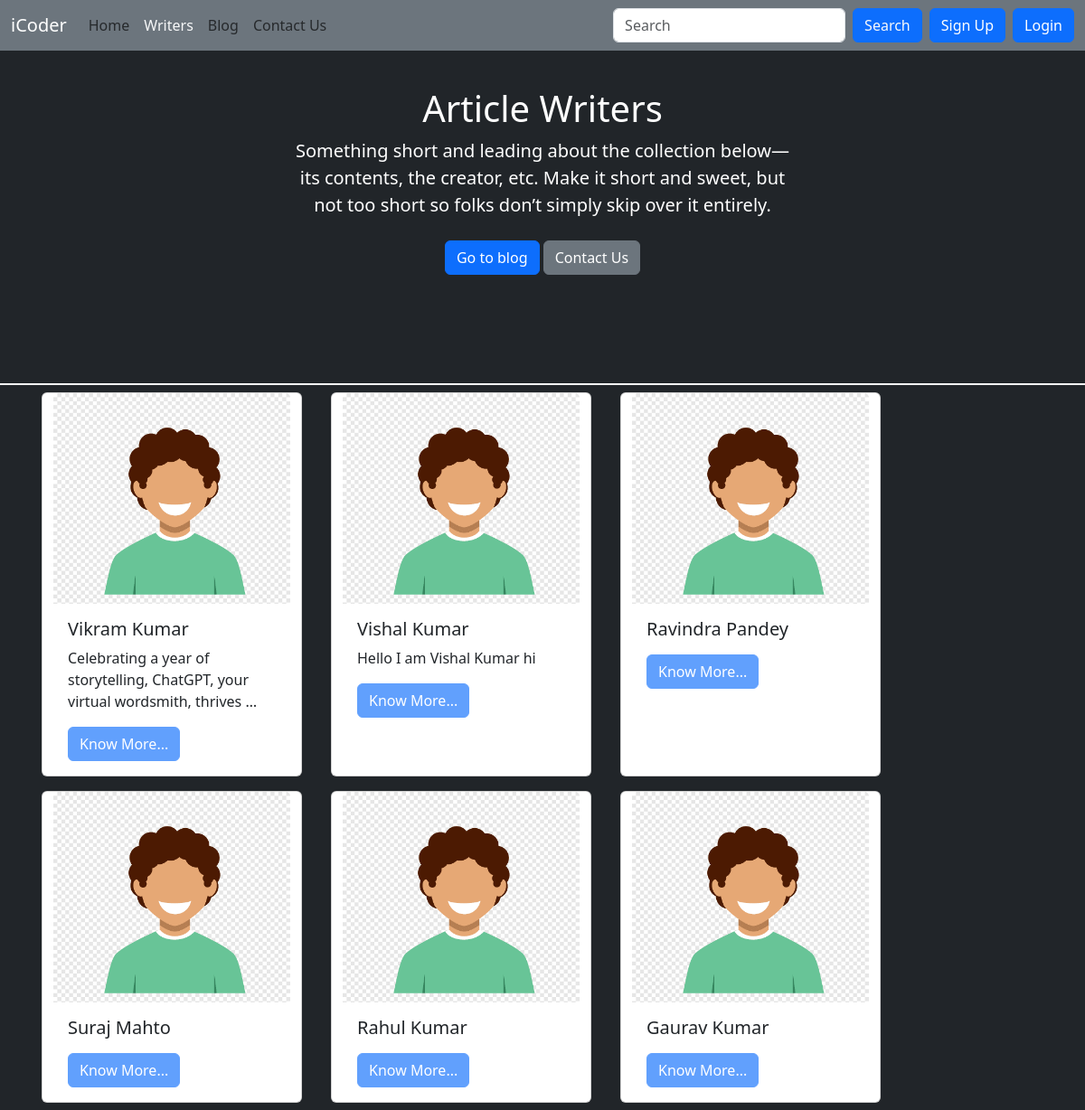
/writers/, run on an earlier commit of the app's database.
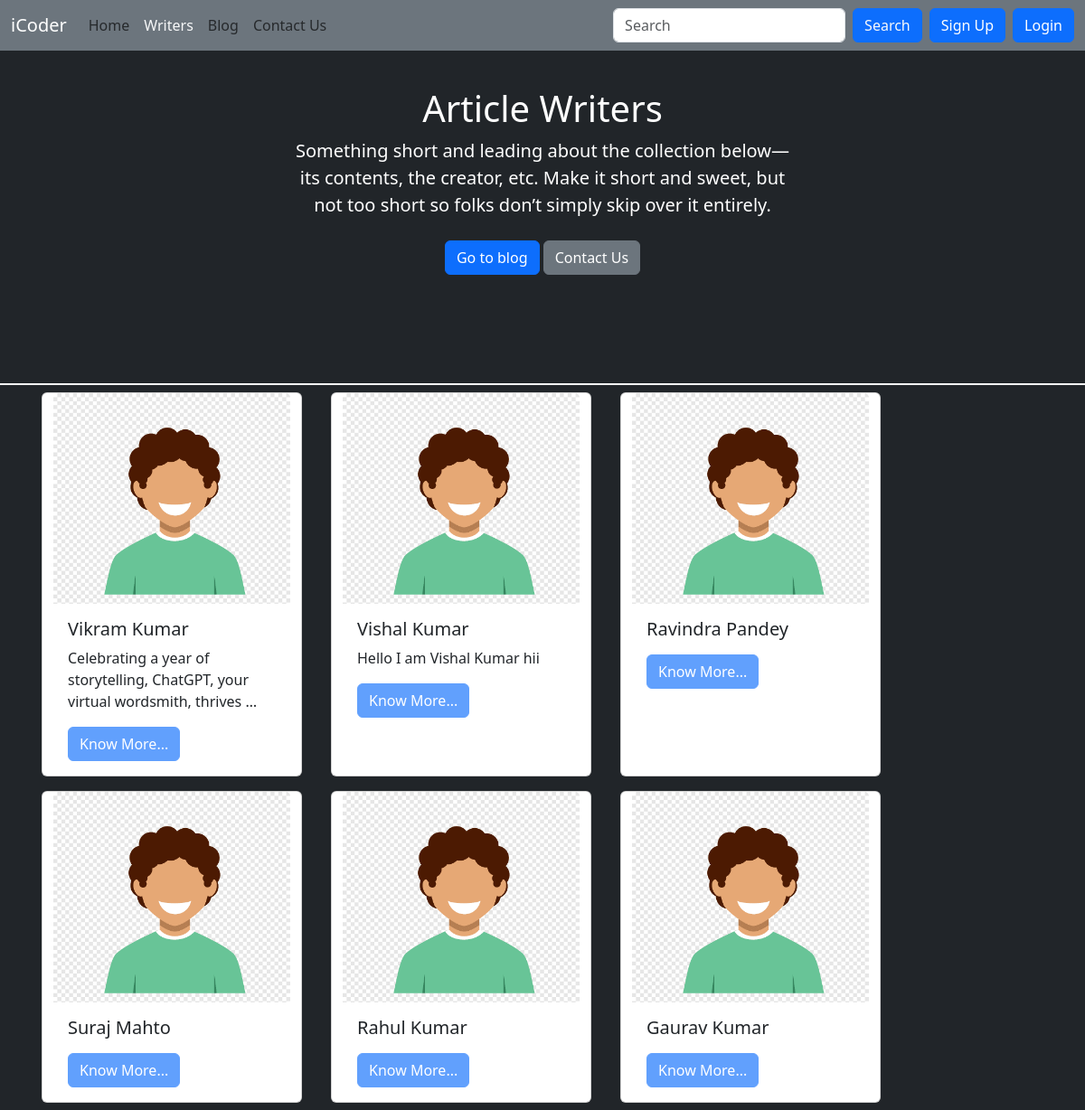
And on a later commit of the database.
### writers/models.py (models this page shows, shortened)
class Writer(models.Model):
    sno = models.AutoField(primary_key=True)
    username = models.CharField(max_length=15)
    firstName = models.CharField(max_length=100)
    lastName = models.CharField(max_length=100)
    email = models.CharField(max_length=100)
    password = models.CharField(max_length=100)
    bio = models.CharField(max_length=1000, default="")
    userImage  = models.ImageField(upload_to='blog/user', default='blog/user/default_user.png')

### writers/views.py (the view)
# urls.py: path('writers/', include('writers.urls'))
def writers(request):
    users = Writer.objects.all()
    context = {'users' : users}
    return render(request, 'writers/writers.html', context)

### templates/writers/writers.html (shortened to what this page needs)
{% extends "base.html" %}
{% block aboutactive %} text-light {% endblock aboutactive %}
{% block body %}
<div class="bg-dark">
  <section class="py-5 text-center container">
    <div class="row py-lg-5">
      <div class="col-lg-6 col-md-8 mx-auto">
        <h1 class="fw-light text-white">Article Writers</h1>
        <p class="lead text-white">Something short and leading about the collection below—its contents, the creator,
          etc. Make it short and sweet, but not too short so folks don’t simply skip over it entirely.</p>
        <p>
          <a href="/blog" class="btn btn-primary my-2">Go to blog</a>
          <a href="/contact" class="btn btn-secondary my-2">Contact Us</a>
        </p>
      </div>
    </div>
  </section>
  <div class="border border-white w-100 h-10"></div>
  <div class="container">
    <div class="row justify-content-left">
      {% for writer in users %}
      <div class="card mx-3 my-2" style="width: 18rem;">
        <img src="/media/{{writer.userImage}}" onerror="this.src='/media/blog/user/default_user.png'" class="card-img-top" alt="...">
        <div class="card-body">
          <h5 class="card-title">{{writer.firstName}} {{writer.lastName}}</h5>
          <p class="card-text">{{writer.bio|truncatewords:10}}</p>
          {% if user.is_authenticated %}
          <a href="/writers/{{writer.firstName}}" class="btn btn-primary">Know More...</a>
          {% else %}
          <button class="btn btn-primary" disabled>Know More...</button>
          {% endif %}
        </div>
      </div>
      {% endfor %}
    </div>
  </div>
</div>
{% endblock body %}

What changed in the data, as far as the page shows it:
changed Writer "Vishal": bio "Hello I am Vishal Kumar hi" → "Hello I am Vishal Kumar hii"
